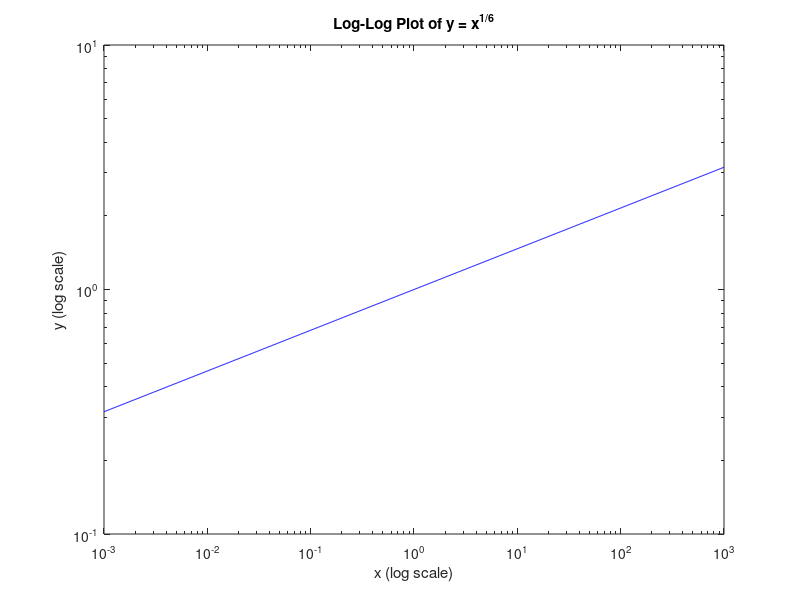

MATLAB code for this plot:
% Define the range of x values
x = logspace(log10(0.001), log10(1000), 1000); % Generate 1000 logarithmically spaced values between 0.001 and 1000

% Formula
y = x.^(1/6);

% Graph log-log plot
figure;
loglog(x, y, 'b');
xlabel('x (log scale)');
ylabel('y (log scale)');
title('Log-Log Plot of y = x^{1/6}');

% Given
x1 = 0.05;
x2 = 500;

% Calculate y for the x values
y1 = x1^(1/6);
y2 = x2^(1/6);

% Calculate the Ln values
log_y1 = log(y1);
log_y2 = log(y2);

% Display
fprintf('For x = 0.05, log(y) = %.4f\n', log_y1);
fprintf('For x = 500, log(y) = %.4f\n', log_y2);
